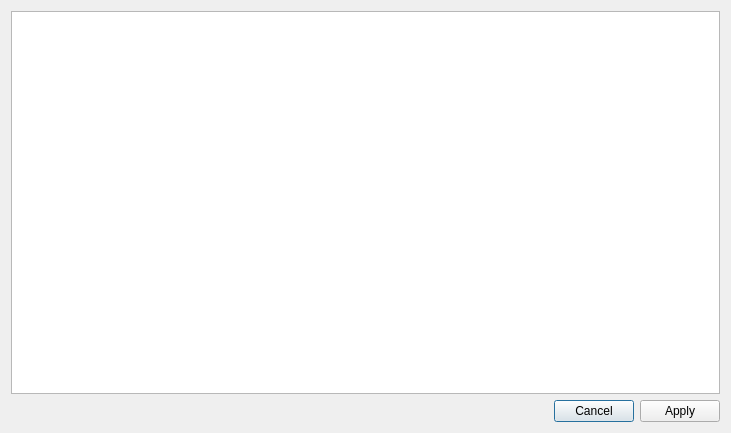
<?xml version="1.0" encoding="UTF-8"?>
<ui version="4.0">
 <class>OffsetDialog</class>
 <widget class="QDialog" name="offsetdialog">
  <property name="geometry">
   <rect>
    <x>0</x>
    <y>0</y>
    <width>731</width>
    <height>433</height>
   </rect>
  </property>
  <property name="windowTitle">
   <string>OffsetDialog</string>
  </property>
  <layout class="QVBoxLayout" name="verticalLayout">
   <item>
    <widget class="QGraphicsView" name="imageView"/>
   </item>
   <item>
    <widget class="QDialogButtonBox" name="buttonBox">
     <property name="standardButtons">
      <set>QDialogButtonBox::Apply|QDialogButtonBox::Cancel</set>
     </property>
    </widget>
   </item>
  </layout>
 </widget>
 <resources/>
 <connections/>
</ui>
